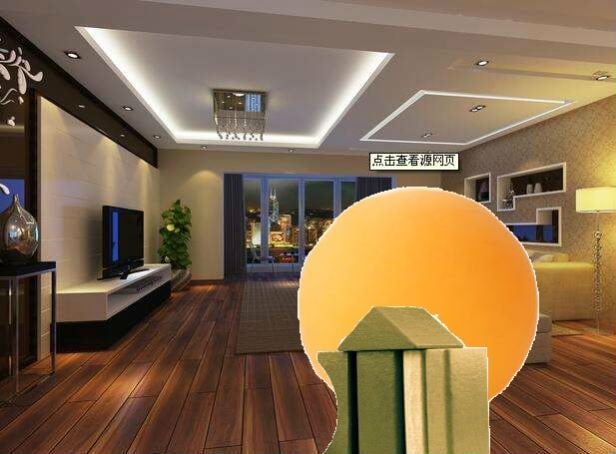
#> input picture 1.jpg, 616 x 454 px
$ python main.py
#> lines starting #> are read from the running program, lines starting #| are printed output that depends on the picture; after the words box and inside, x2 and y2 are one past the last pixel; in counts of white or black regions, pixels touching at a corner belong together

import cv2
import numpy as np

#Получить изображение из файла
img = cv2.imread('1.jpg',0)
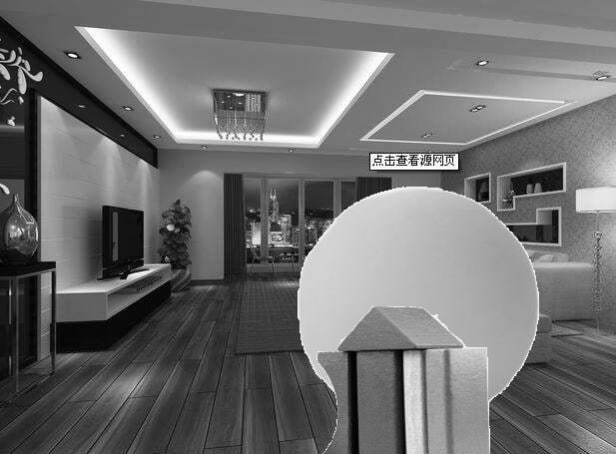
#> img: shape (454, 616); min 0, max 255, mean 111.1
#Фильтрация изображения
img = cv2.GaussianBlur(img,(0, 0),sigmaX=1.5, sigmaY= 1.5) #Блюр
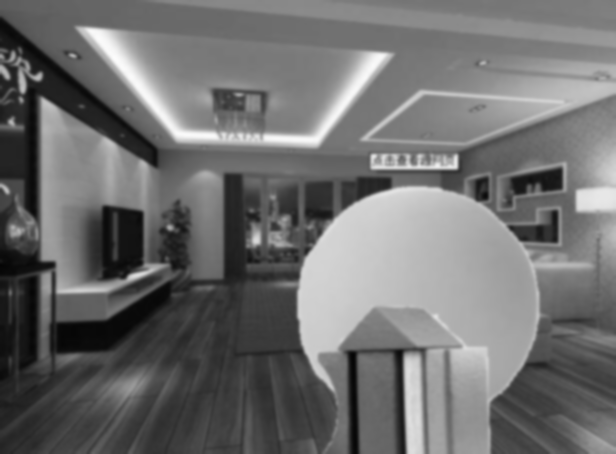
#> img: shape (454, 616); min 4, max 252, mean 111.1
cimg = cv2.cvtColor(img,cv2.COLOR_GRAY2BGR)
img = cv2.Canny(image = img, threshold1= 50, threshold2= 150, apertureSize = 3) #Поиск границ
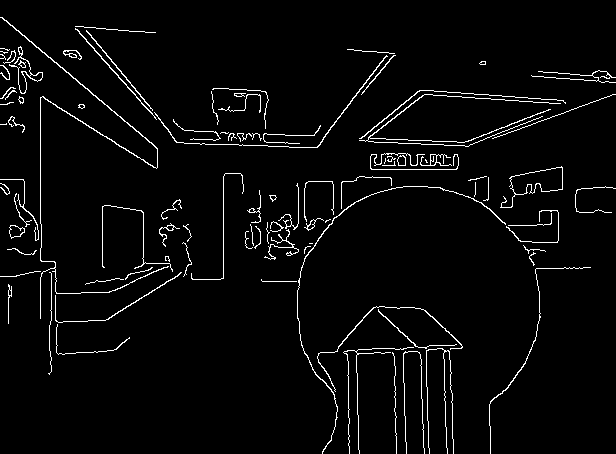
#> img: shape (454, 616); 3.4% white in thin lines or dots
img = cv2.GaussianBlur(img,(0, 0),sigmaX=1.2, sigmaY= 1.2)#ДопБлюр
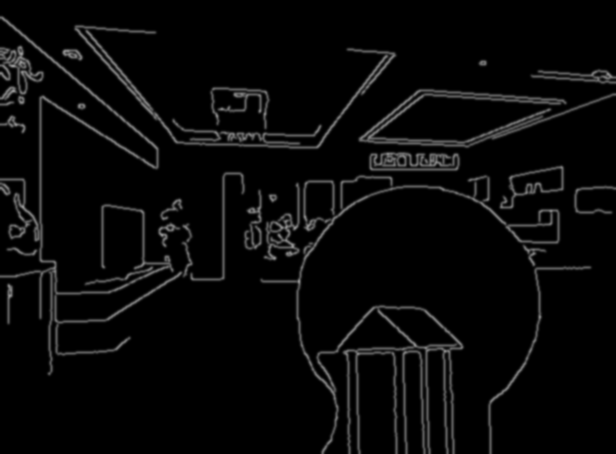
#> img: shape (454, 616); min 0, max 150, mean 8.7
#maxR = int(min(img.shape[0], img.shape[1])/3)

circles = cv2.HoughCircles(img,cv2.HOUGH_GRADIENT,1.05,6000,param1=100,param2=70,minRadius=0,maxRadius=0)#Поиск окружностей
#> circles = [[418.4, 302.9, 119.6]]

#Вывод окружностей
circles = np.uint16(np.around(circles))
#> circles = [[418, 303, 120]]
for i in circles[0,:]:
    cv2.circle(cimg,(i[0],i[1]),i[2],(0,255,0),2)
    cv2.circle(cimg,(i[0],i[1]),2,(0,0,255),3)
#> this loop made 1 pass
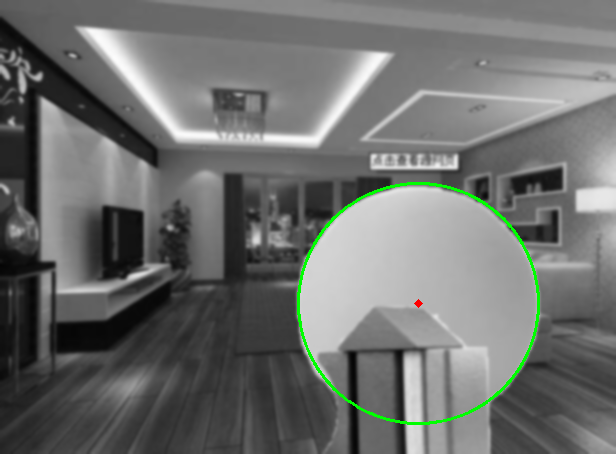
#> cimg: shape (454, 616, 3); mean B, G, R 109.9, 112, 109.9

cv2.imshow('Circles',cimg) #Обнаруженный круг
cv2.imshow('img',img) #То что, видит комп.
cv2.waitKey(0)

cv2.destroyAllWindows()

$ run again, with 3.jpg copied over 1.jpg
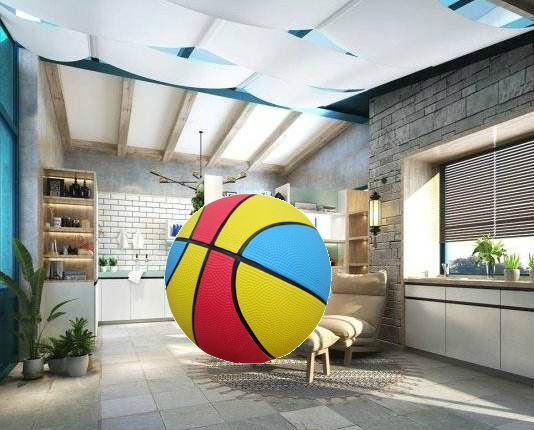
#> input picture 3.jpg, 534 x 430 px
#> `img = cv2.GaussianBlur(img,(0, 0),sigmaX=1.2, sigmaY= 1.2)#ДопБлюр`:
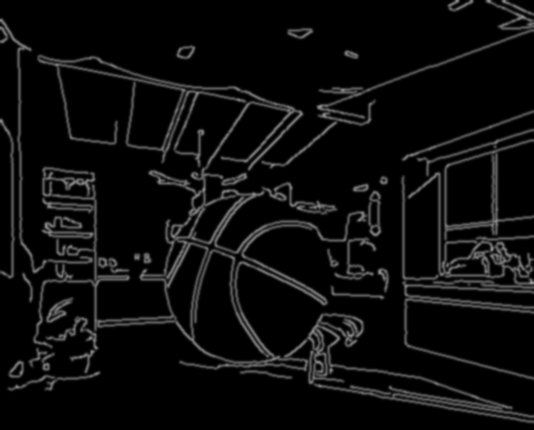
#> img: shape (430, 534); min 0, max 160, mean 13
#> `circles = cv2.HoughCircles(img,cv2.HOUGH_GRADIENT,1.05,6000,param1=100..`: circles = [[250.4, 277.7, 84.52]]
#> `circles = np.uint16(np.around(circles))`: circles = [[250, 278, 85]]
#> the loop `for i in circles[0,:]:` made 1 pass
#> after the loop `for i in circles[0,:]:`:
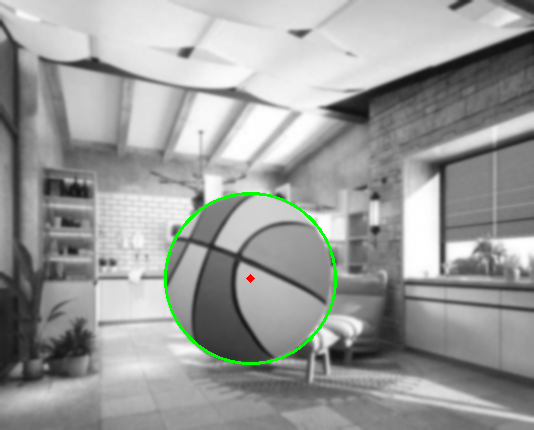
#> cimg: shape (430, 534, 3); mean B, G, R 154.8, 156.5, 154.8

$ run again, with 4.jpg copied over 1.jpg
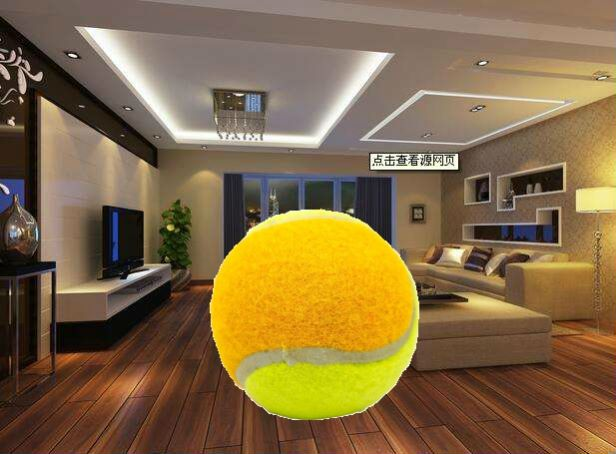
#> input picture 4.jpg, 616 x 454 px
#> `img = cv2.GaussianBlur(img,(0, 0),sigmaX=1.2, sigmaY= 1.2)#ДопБлюр`:
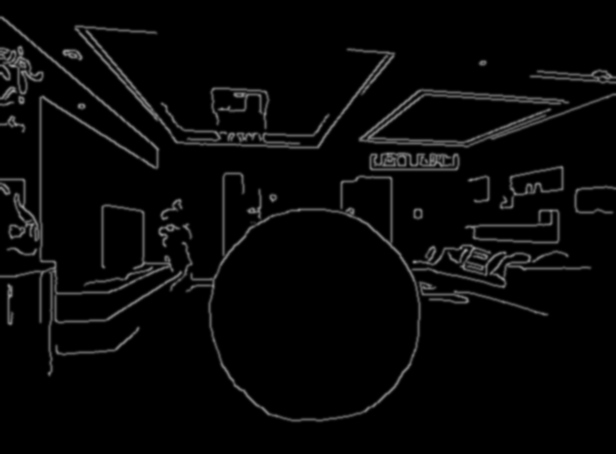
#> img: shape (454, 616); min 0, max 151, mean 7.9
#> `circles = cv2.HoughCircles(img,cv2.HOUGH_GRADIENT,1.05,6000,param1=100..`: circles = [[313.4, 315.5, 105.7]]
#> `circles = np.uint16(np.around(circles))`: circles = [[313, 316, 106]]
#> the loop `for i in circles[0,:]:` made 1 pass
#> after the loop `for i in circles[0,:]:`:
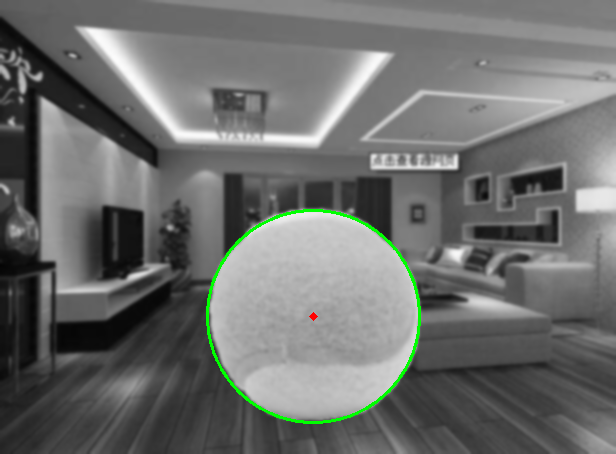
#> cimg: shape (454, 616, 3); mean B, G, R 109.1, 111, 109.2
